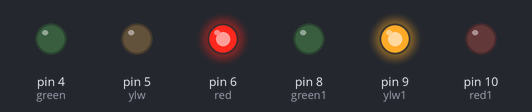
The sketch below on a simulated Arduino Uno, built with avr-gcc and run on an emulated ATmega328P. On the bench: output pins drawn as LEDs (lit = HIGH).

Above: at 0.1 s.
At 1.7 s:
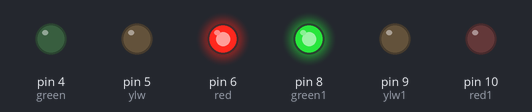
At 4.2 s:
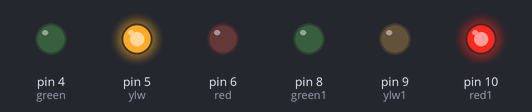
At 6.7 s:
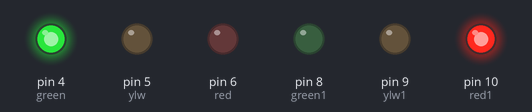
Timing chart, 0 to 10.7 s (numbered marks = the images above):
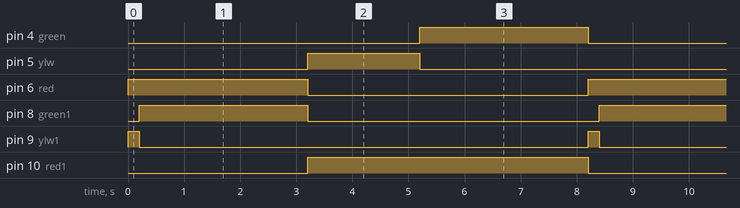

The sketch:

feu_tricolor_2.ino
```cpp
int const red=6;
int const ylw=5;
int const green=4;
int const red1=10;
int const ylw1=9;
int const green1=8;

void setup() {
  // put your setup code here, to run once:
  pinMode ( red,OUTPUT);
  pinMode ( ylw,OUTPUT);
  pinMode ( green,OUTPUT);
  pinMode ( red1,OUTPUT);
  pinMode ( ylw1,OUTPUT);
  pinMode ( green1,OUTPUT);

}

void loop() {
  // put your main code here, to run repeatedly:
  digitalWrite (red , HIGH);
  digitalWrite (ylw1,HIGH);
  digitalWrite (ylw,LOW);
  digitalWrite (green,LOW);
  digitalWrite (green1,LOW);
  digitalWrite (red1,LOW);
  delay (200);
  digitalWrite (green1,HIGH);
  digitalWrite (ylw1,LOW);
  delay(3000);
  digitalWrite (ylw,HIGH);
  digitalWrite (red1,HIGH);
  digitalWrite (red,LOW);
  digitalWrite (green1,LOW);
  delay (2000);
  digitalWrite (green,HIGH);
  digitalWrite (red1,HIGH);
  digitalWrite (ylw,LOW);
  delay(3000);


}
```

Measured:
- by itself, pin 4 (green), pin 8 (green1): alternates HIGH for 3.0 s and LOW for 5.2 s
- by itself, pin 5 (ylw): alternates HIGH for 2.0 s and LOW for 6.2 s
- by itself, pin 6 (red): alternates HIGH for 3.2 s and LOW for 5.0 s
- by itself, pin 9 (ylw1): alternates HIGH for 0.20 s and LOW for 8.0 s
- by itself, pin 10 (red1): alternates HIGH for 5.0 s and LOW for 3.2 s
